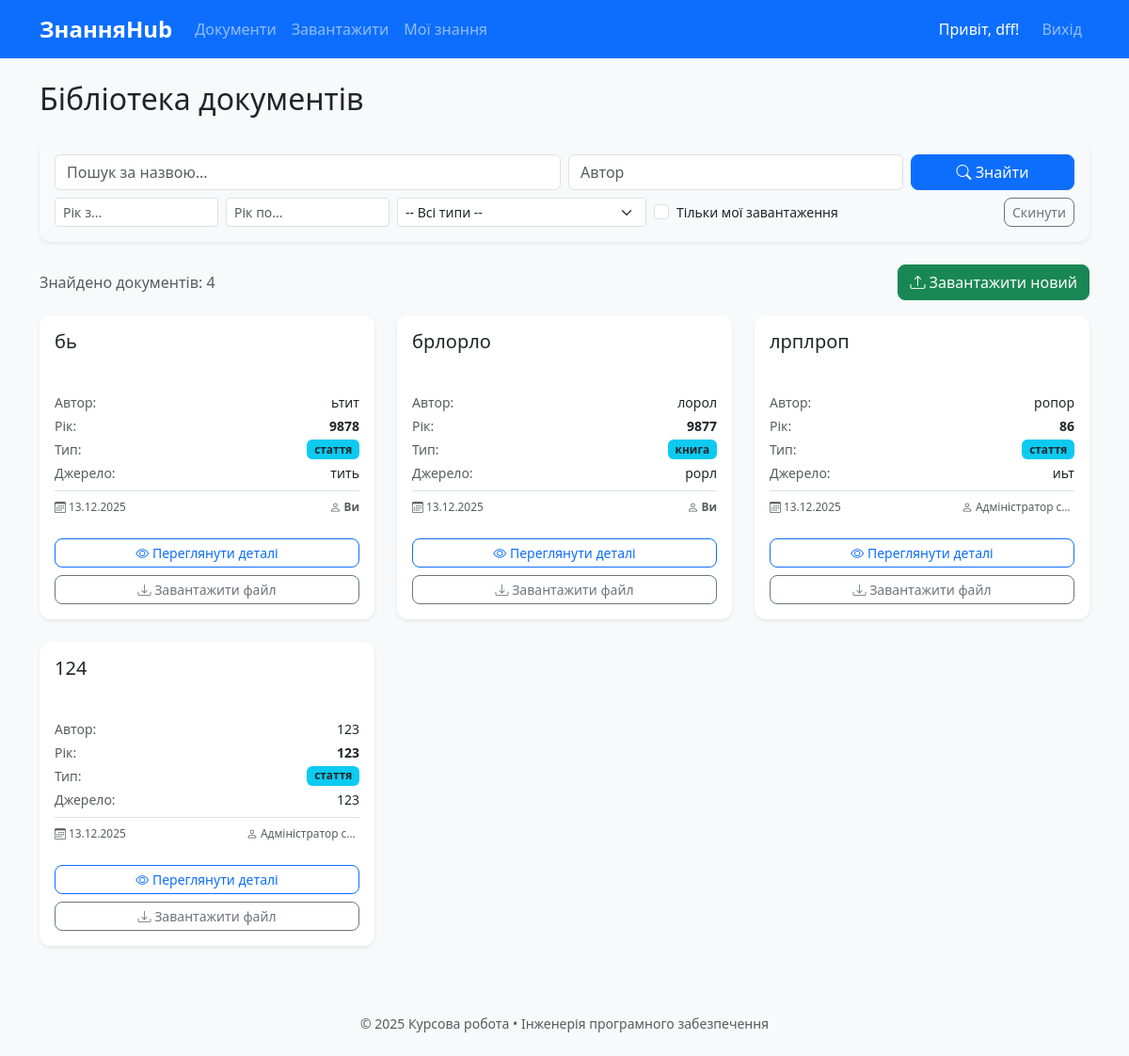
/documents (signed in), run on the app's committed database.
### models.py (models this page shows, shortened)
class User(UserMixin, db.Model):
    id = db.Column(db.Integer, primary_key=True)
    email = db.Column(db.String(120), unique=True, nullable=False)
    name = db.Column(db.String(100), nullable=False)
    password_hash = db.Column(db.String(256), nullable=False)
    role = db.Column(db.String(20), default='user')
    is_active = db.Column(db.Boolean, default=True)
    created_at = db.Column(db.DateTime, default=datetime.utcnow)

class Document(db.Model):
    id = db.Column(db.Integer, primary_key=True)
    title = db.Column(db.String(300), nullable=False)
    authors = db.Column(db.Text)
    year = db.Column(db.Integer)
    source = db.Column(db.Text)
    doc_type = db.Column(db.String(50))
    original_filename = db.Column(db.String(300), nullable=False)
    stored_filename = db.Column(db.String(200), nullable=False, unique=True)
    uploaded_at = db.Column(db.DateTime, default=datetime.utcnow)
    uploaded_by = db.Column(db.Integer, db.ForeignKey('user.id'))
    user = db.relationship('User', backref='documents')

### app.py (the view)
    @app.route('/documents')
    @login_required
    def document_list():
        query = request.args.get('q', '').strip()
        author = request.args.get('author', '')
        year_from = request.args.get('year_from', type=int)
        year_to = request.args.get('year_to', type=int)
        doc_type = request.args.get('type', '')
        show_my = request.args.get('show_my')
        docs = Document.query
        if query:
            ids = search_fulltext(query)
            docs = docs.filter(Document.id.in_(ids)) if ids else docs.filter(False)
        if author: docs = docs.filter(Document.authors.ilike(f'%{author}%'))
        if year_from: docs = docs.filter(Document.year >= year_from)
        if year_to: docs = docs.filter(Document.year <= year_to)
        if doc_type: docs = docs.filter_by(doc_type=doc_type)
        if show_my == '1': docs = docs.filter_by(uploaded_by=current_user.id)
        documents = docs.order_by(Document.uploaded_at.desc()).all()
        return render_template('document/list.html', documents=documents)

### templates/document/list.html (shortened to what this page needs)
{% extends "base.html" %}
{% block content %}
<h2 class="mb-4">Бібліотека документів</h2>
<div class="card shadow-sm mb-4 bg-light">
    <div class="card-body">
        <form method="GET" action="{{ url_for('document_list') }}">
            <div class="row g-2 mb-2">
                <div class="col-md-6">
                    <input type="text" name="q" class="form-control" placeholder="Пошук за назвою..." value="{{ request.args.get('q', '') }}">
                </div>
                <div class="col-md-4">
                    <input type="text" name="author" class="form-control" placeholder="Автор" value="{{ request.args.get('author', '') }}">
                </div>
                <div class="col-md-2">
                    <button type="submit" class="btn btn-primary w-100"><i class="bi bi-search"></i> Знайти</button>
                </div>
            </div>
            <div class="row g-2 align-items-center">
                <div class="col-md-2">
                    <input type="number" name="year_from" class="form-control form-control-sm" placeholder="Рік з..." value="{{ request.args.get('year_from', '') }}">
                </div>
                <div class="col-md-2">
                    <input type="number" name="year_to" class="form-control form-control-sm" placeholder="Рік по..." value="{{ request.args.get('year_to', '') }}">
                </div>
                <div class="col-md-3">
                    <select name="type" class="form-select form-select-sm">
                        <option value="">-- Всі типи --</option>
                    </select>
                </div>
                <div class="col-md-3">
                    <div class="form-check">
                        <input class="form-check-input" type="checkbox" name="show_my" value="1" id="showMyCheck" {% if request.args.get('show_my') == '1' %}checked{% endif %}>
                        <label class="form-check-label small" for="showMyCheck">
                            Тільки мої завантаження
                        </label>
                    </div>
                </div>
                <div class="col-md-2 text-end">
                    <a href="{{ url_for('document_list') }}" class="btn btn-sm btn-outline-secondary">Скинути</a>
                </div>
            </div>
        </form>
    </div>
</div>
<div class="d-flex justify-content-between align-items-center mb-3">
    <span class="text-muted">Знайдено документів: {{ documents|length }}</span>
    <a href="{{ url_for('upload_document') }}" class="btn btn-success">
        <i class="bi bi-upload"></i> Завантажити новий
    </a>
</div>
{% if documents %}
    <div class="row row-cols-1 row-cols-md-2 row-cols-lg-3 g-4">
        {% for doc in documents %}
        <div class="col">
            <div class="card h-100 shadow-sm border-0 hover-shadow transition-card">
                <div class="card-body d-flex flex-column">
                    <div class="d-flex justify-content-between align-items-start mb-2">
                        <h5 class="card-title text-truncate-3">
                            <a href="{{ url_for('document_detail', doc_id=doc.id) }}" class="text-decoration-none text-dark stretched-link-custom">
                                {{ doc.title }}
                            </a>
                        </h5>
                    </div>
                    <ul class="list-unstyled small mb-4 flex-grow-1">
                        <li class="mb-1 d-flex justify-content-between">
                            <span class="text-muted">Автор:</span>
                            <span class="text-end text-truncate" style="max-width: 60%;" title="{{ doc.authors }}">
                                {{ doc.authors }}
                            </span>
                        </li>
                        <li class="mb-1 d-flex justify-content-between">
                            <span class="text-muted">Рік:</span>
                            <span class="fw-bold">{{ doc.year if doc.year else '—' }}</span>
                        </li>
                        <li class="mb-1 d-flex justify-content-between">
                            <span class="text-muted">Тип:</span>
                            <span class="badge bg-info text-dark">{{ doc.doc_type }}</span>
                        </li>
                        {% if doc.source %}
                        <li class="mb-1 d-flex justify-content-between">
                            <span class="text-muted">Джерело:</span>
                            <span class="text-end text-truncate" style="max-width: 60%;" title="{{ doc.source }}">
                                {{ doc.source }}
                            </span>
                        </li>
                        {% endif %}
                        <li class="mt-2 pt-2 border-top text-muted smaller d-flex justify-content-between align-items-center">
                            <span title="Дата завантаження">
                                <i class="bi bi-calendar3"></i> {{ doc.uploaded_at.strftime('%d.%m.%Y') }}
                            </span>
                            <span class="text-truncate" style="max-width: 120px;"
                                  title="Завантажив: {% if current_user.is_authenticated and doc.uploaded_by == current_user.id %}Ви{% else %}{{ doc.user.name }}{% endif %}">
                                <i class="bi bi-person"></i>
                                {% if current_user.is_authenticated and doc.uploaded_by == current_user.id %}
                                    <strong>Ви</strong>
                                {% else %}
                                    {{ doc.user.name }}
                                {% endif %}
                            </span>
                        </li>
                    </ul>
                    <div class="d-grid gap-2 mt-auto">
                        <a href="{{ url_for('document_detail', doc_id=doc.id) }}" class="btn btn-outline-primary btn-sm">
                            <i class="bi bi-eye"></i> Переглянути деталі
                        </a>
                        <a href="{{ url_for('download_document', doc_id=doc.id) }}" class="btn btn-outline-secondary btn-sm">
                            <i class="bi bi-download"></i> Завантажити файл
                        </a>
                    </div>
                </div>
            </div>
        </div>
        {% endfor %}
    </div>
{% else %}
    <div class="alert alert-info text-center py-5">
        <h4>Документів не знайдено</h4>
        <p>Спробуйте змінити параметри пошуку або завантажте новий документ.</p>
    </div>
{% endif %}
{% endblock %}

### templates/base.html (shortened to what this page needs)
<!DOCTYPE html>
<html lang="uk">
<head>
    <link href="https://cdn.jsdelivr.net/npm/bootstrap@5.3.3/dist/css/bootstrap.min.css" rel="stylesheet">
    <link href="{{ url_for('static', filename='css/style.css') }}" rel="stylesheet">
    <link rel="stylesheet" href="https://cdn.jsdelivr.net/npm/bootstrap-icons@1.10.0/font/bootstrap-icons.css">
</head>
<body>
    <nav class="navbar navbar-expand-lg navbar-dark bg-primary mb-4">
        <div class="container">
            <a class="navbar-brand fw-bold" href="{{ url_for('index') }}">ЗнанняHub</a>
            <div class="collapse navbar-collapse" id="navbar">
                <ul class="navbar-nav me-auto">
                    <li class="nav-item"><a class="nav-link" href="{{ url_for('document_list') }}">Документи</a></li>
                    <li class="nav-item"><a class="nav-link" href="{{ url_for('upload_document') }}">Завантажити</a></li>
                    <li class="nav-item"><a class="nav-link" href="{{ url_for('my_knowledge') }}">Мої знання</a></li>
                </ul>
                <ul class="navbar-nav">
                    {% if current_user.is_authenticated %}
                    <li class="nav-item d-flex align-items-center">
                        <span class="text-white me-3">Привіт, {{ current_user.name }}!</span>
                    </li>
                    <li class="nav-item"><a class="nav-link" href="{{ url_for('logout') }}">Вихід</a></li>
                    {% else %}
                    <li class="nav-item"><a class="nav-link" href="{{ url_for('login') }}">Вхід</a></li>
                    <li class="nav-item"><a class="nav-link" href="{{ url_for('register') }}">Реєстрація</a></li>
                    {% endif %}
                </ul>
            </div>
        </div>
    </nav>
    <div class="container">
        {% block content %}{% endblock %}
    </div>
    <footer class="bg-light mt-5 py-4 text-center text-muted small">
        © 2025 Курсова робота • Інженерія програмного забезпечення
    </footer>
</body>
</html>

### static/css/style.css (style rules this page uses)
:root { --primary: #0d6efd; --hover-shadow: 0 10px 20px rgba(0,0,0,0.1); }
body { background: #f8f9fa; font-family: 'Segoe UI', sans-serif; }
.card-body, .form-group, .form-label, label, .h1, .h2, .h3, .h4, .h5, .h6, h1, h2, h3, h4, h5, h6 { text-align: left !important; }
.card { border: none; border-radius: 12px; transition: all 0.3s ease; }
.btn { border-radius: 8px; }
.navbar-brand { font-weight: 700; font-size: 1.5rem; }
.badge { font-size: 0.85em; }
.text-truncate-3 { display: -webkit-box; -webkit-line-clamp: 2; line-clamp: 2; -webkit-box-orient: vertical; overflow: hidden; min-height: 2.5em; }
.transition-card { transition: all 0.2s ease-in-out; }
.smaller { font-size: 0.85em; }

### templates/document/list.html (style rules this page uses)
.text-truncate-3 { display: -webkit-box; -webkit-line-clamp: 2; -webkit-box-orient: vertical; overflow: hidden; min-height: 2.5em; }
.transition-card { transition: all 0.2s ease-in-out; }
.smaller { font-size: 0.85em; }

### data on the page
User: name "dff"
Document: title "бь", authors "ьтит", year "9878", doc_type "стаття", source "тить", uploaded_at "13.12.2025", shows "Ви"
Document: title "брлорло", authors "лорол", year "9877", doc_type "книга", source "рорл", uploaded_at "13.12.2025", shows "Ви"
Document: title "лрплроп", authors "ропор", year "86", doc_type "стаття", source "иьт", uploaded_at "13.12.2025", user.name "Адміністратор с…"
Document: title "124", authors "123", year "123", doc_type "стаття", source "123", uploaded_at "13.12.2025", user.name "Адміністратор с…"

### other printed values
{{ documents|length }} "4"
